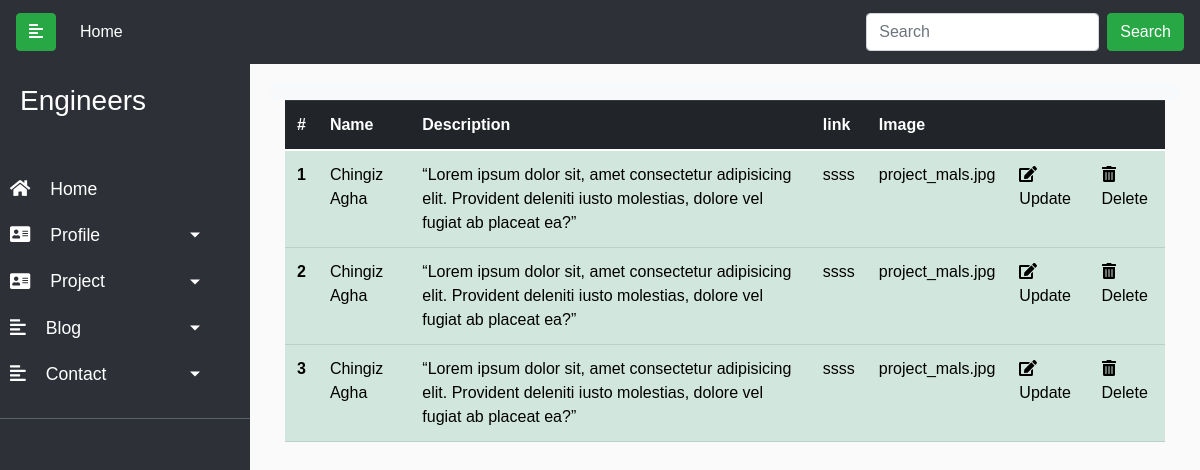
The page /admin/blog on the database its author committed.
### portfolio/models.py (models this page shows)
class Blog(db.Model):
     id = db.Column(db.Integer, primary_key=True)
     name = db.Column(db.String(50), nullable=False)
     desc = db.Column(db.String(50), nullable=False)
     link = db.Column(db.String(80), nullable=False)
     image = db.Column(db.String(20), nullable=True)

### portfolio/controllers.py (the view)
@app.route('/admin/blog')
def blog():
    blog = Blog.query.all()
    return render_template('admin/blog.html', blog=blog)

### portfolio/templates/admin/blog.html
{% extends 'admin/base.html' %}
{% block content %}
<div class="container">
    <div class="row ">
      <div class="col">
        <table class="table table-success" >
          <thead class="thead-dark">
              <tr>
                <th scope="col">#</th>
                <th scope="col">Name</th>
                <th scope="col">Description</th>
                <th scope="col">link</th>
                <th scope="col">Image</th>
                <th></th>
                <th></th>
              </tr>
            </thead>
            <tbody>
               {% for blog in blog %}
              <tr>
                <th scope="row">{{blog.id}}</th>
                <td>{{blog.name}}</td>
                <td>{{blog.desc}}</td>
                <td>{{blog.link}}</td>
                <td>{{blog.image}}</td>
                <td><a href="{{url_for('blog_update', id=blog.id)}}"><i class="fas fa-edit"></i>Update</a></td>
                <td><a href="{{url_for('blog_delete', id=blog.id)}}"  onclick="return confirm('Are You Sure To Delete ?')"><i class="fas fa-trash-alt"></i>Delete</a></td>               </tr>
              {% endfor %}
            </tbody>
          </table>
      </div>
    </div>
  </div>
{% endblock %}

### portfolio/templates/admin/base.html (style rules this page uses)
body { font-family: 'Poppins', sans-serif; background: #fafafa; }
a, a:hover, a:focus { color: inherit; text-decoration: none; transition: all 0.3s; }

### rows shown on the page
Blog: id "1", name "Chingiz Agha", desc "“Lorem ipsum dolor sit, amet consectetur adipisicing elit. Provident deleniti iusto molestias, dolore vel fugiat ab placeat ea?”", link "ssss", image "project_mals.jpg"
Blog: id "2", name "Chingiz Agha", desc "“Lorem ipsum dolor sit, amet consectetur adipisicing elit. Provident deleniti iusto molestias, dolore vel fugiat ab placeat ea?”", link "ssss", image "project_mals.jpg"
Blog: id "3", name "Chingiz Agha", desc "“Lorem ipsum dolor sit, amet consectetur adipisicing elit. Provident deleniti iusto molestias, dolore vel fugiat ab placeat ea?”", link "ssss", image "project_mals.jpg"
